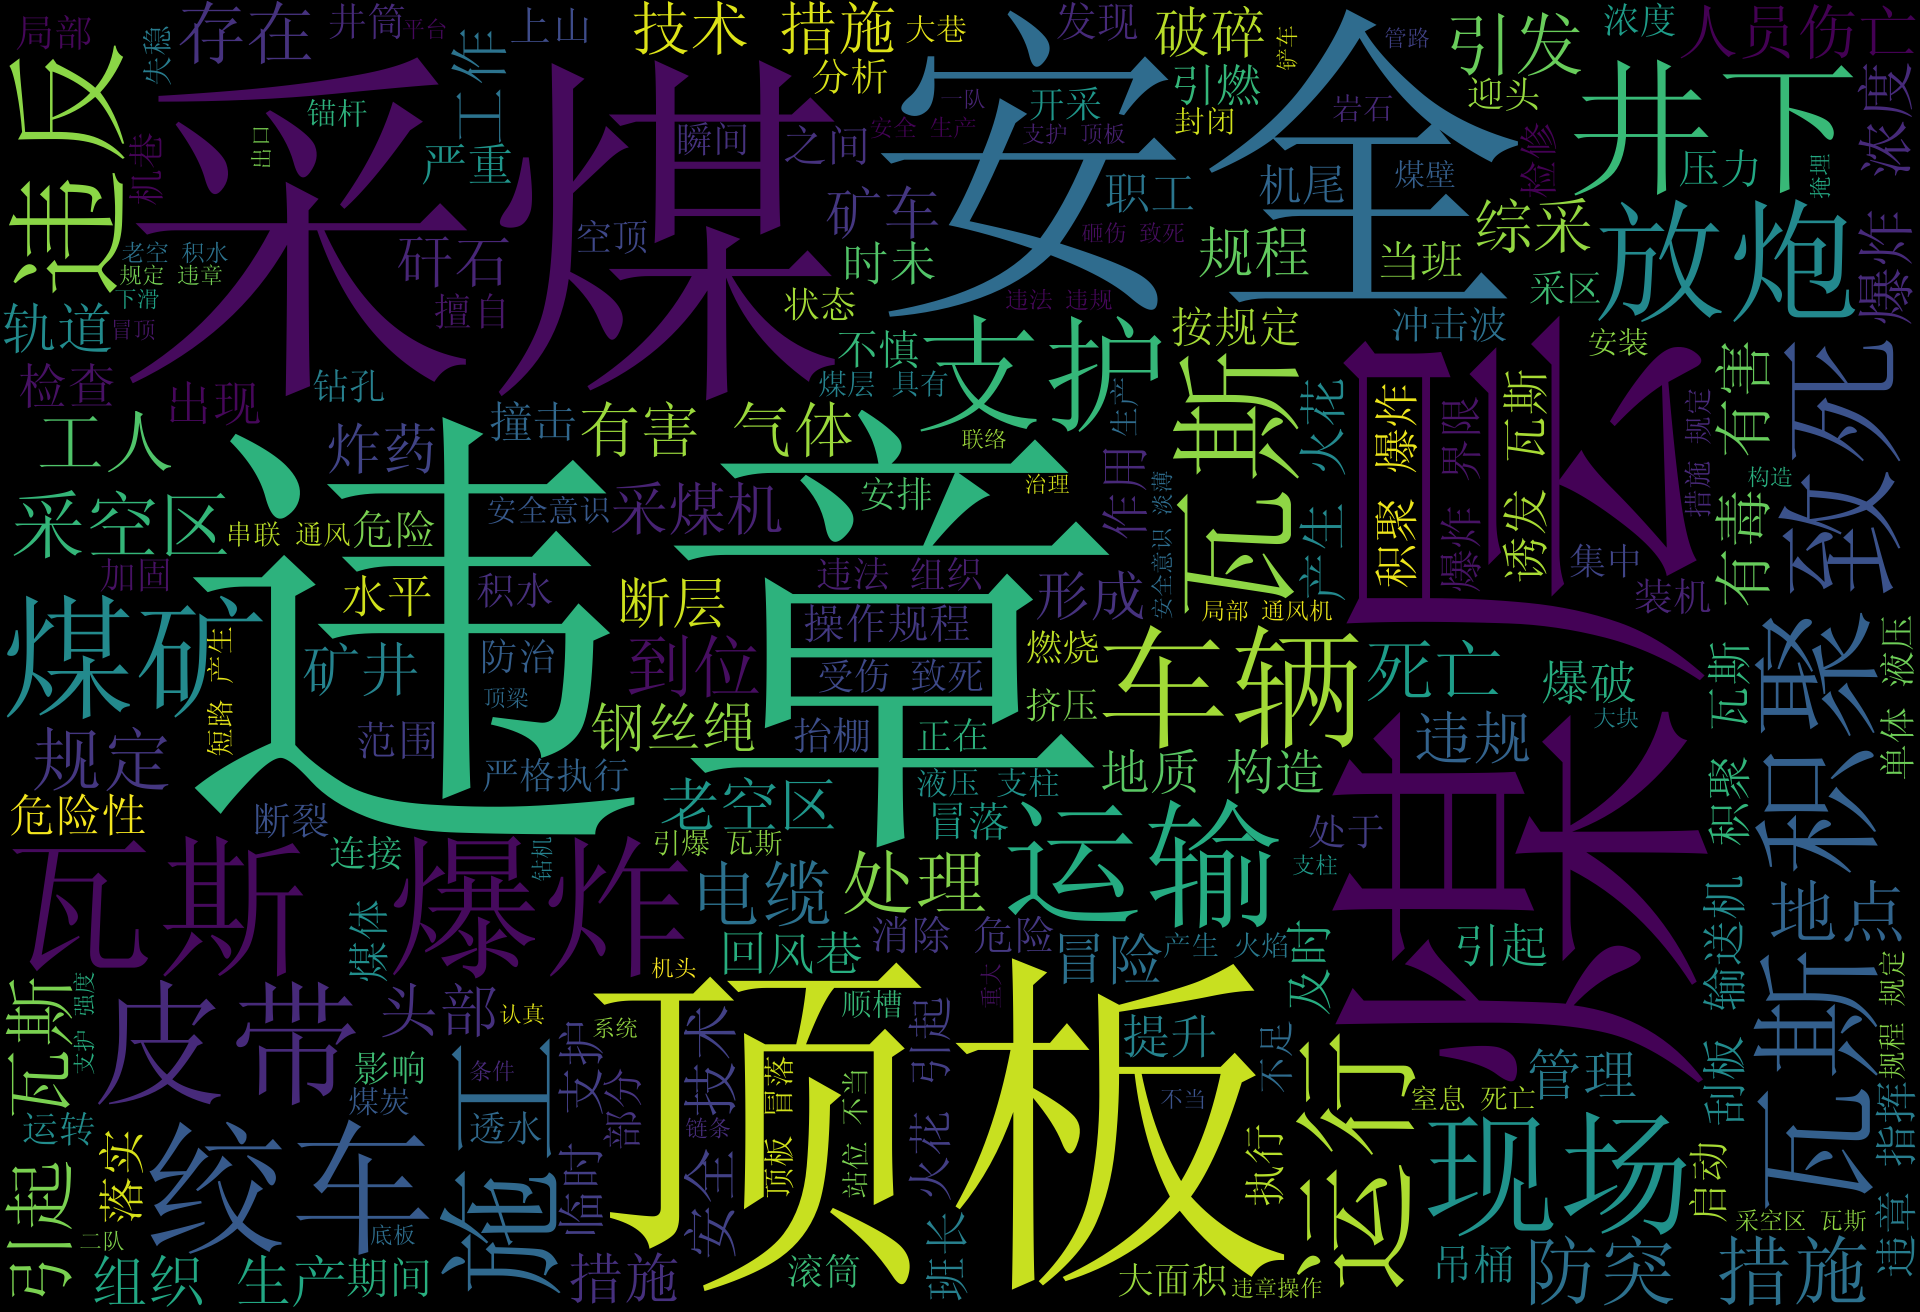

Python code for this plot:
import jieba
from wordcloud import WordCloud
import pandas as pd

# 弄词云的各种配置
w = WordCloud(width=1920,
              height=1312,
              background_color='black',
              font_path="simsun.ttf",
              random_state=30)

# 加载停用词
def stopwordslist():
    stopwords = [line.strip() for line in open('cn_stopwords.txt', encoding='utf-8').readlines()]
    return stopwords

# 对句子进行去停用词
def seg_depart(sentence):
    sentence_depart = jieba.cut(sentence.strip())
    stopwords = stopwordslist()
    outstr = ''
    for word in sentence_depart:
        if word not in stopwords:
            outstr += word
    return outstr

txt = ''
data = pd.read_csv("煤矿数据集.csv", encoding='utf-8')
text = data['text']  # 读取text这一列(主要原因)的数据
for line in text:
    seg_list = seg_depart(line)
    txt += seg_list



txtlist = jieba.lcut(txt)
string = " ".join(txtlist)
w.generate(string)

w.to_file('可视化.png')
